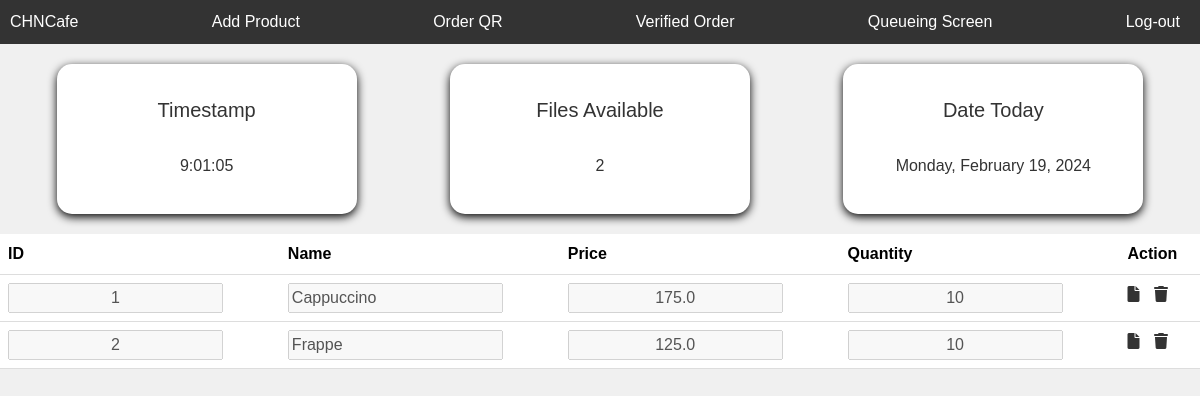
The page /a (signed in) on the database its author committed.
### coffeeshop/models.py (models this page shows, shortened)
class Product(models.Model):
    id = models.AutoField(primary_key=True)
    img = models.ImageField(null=True,blank=True,upload_to='static/images/', default='images/questionmark.jpeg')
    name = models.CharField(max_length=255)
    price = models.FloatField(max_length=100)
    quantity = models.IntegerField(null=True,blank=True)

### coffeeshop/views.py (the view)
# urls.py: path('a', views.display_admin, name='admin'),
@login_required(login_url='admin_login')
def display_admin(request):
  pdf_list = Product.objects.all().values()
  file_count = len(pdf_list)
  template = loader.get_template('admin.html')
  context = {
        'products': pdf_list,
        'file_count':file_count,
  }
  return HttpResponse(template.render(context, request))

### coffeeshop/templates/admin.html (shortened to what this page needs)
<!DOCTYPE html>
<html lang="en">
<head>
    <link rel="stylesheet" href="https://cdn.jsdelivr.net/npm/bootstrap@5.3.2/dist/css/bootstrap.min.css"
>
    <link rel="stylesheet" href="https://cdnjs.cloudflare.com/ajax/libs/font-awesome/6.0.0/css/all.min.css">
</head>
<body>
    <nav class="navbar">
        <a class="nav-link" href="{% url 'index' %}">CHNCafe</a>
        <a class="nav-link" href="{% url 'add' %}">Add Product</a>
        <a class="nav-link" href="{% url 'qrs' %}">Order QR</a>
        <a class="nav-link" href="{% url 'verified_orders' %}">Verified Order</a>
        <a class="nav-link" href="{% url 'queue' %}">Queueing Screen</a>
        <a class="nav-link" href="{% url 'admin_logout' %}">Log-out</a>
    </nav>
    <div class="db_holder">
        <div class="dashboard-panel">
            <center>
                <br>
                <h5>Timestamp</h5>
                <br>
                <div id="clock"></div>
            </center>
        </div>
        <div class="dashboard-panel">
            <center>
                <br>
                <h5>Files Available</h5>
                <br>
                {{ file_count }}
            </center>
        </div>
        <div class="dashboard-panel">
            <center>
                <br>
                <h5>Date Today</h5>
                <br>
                <div id="date"></div>
            </center>
        </div>
    </div>
    <table class="table" style="text-align:center;">
        <thead class="thead-dark">
            <tr>
                <th>ID</th>
                <th>Name</th>
                <th>Price</th>
                <th>Quantity</th>
                <th>Action</th>
            </tr>
        </thead>
        <tbody>
            {% for x in products %}
            <tr>
                <td><input type="text" id="name" name="name" value="{{x.id}}" style="text-align:center;" disabled></td>
                <td><input style="width:auto;" type="text" id="name" name="name" value="{{x.name}}"
                        style="text-align:center;" disabled></td>
                <td><input type="text" id="abstract" name="abs" value="{{x.price}}" style="text-align:center;" disabled>
                </td>
                <td><input type="text" id="attachment" name="attach" value="{{x.quantity}}" style="text-align:center;"
                        disabled></td>
                <td>
                    <a href="{% url 'update' pk=x.id %}" style="text-align:center;">
                        <i class="fa fa-file" aria-hidden="true"></i>
                    </a>
                    <a href="{% url 'delete' pk=x.id %}" style="text-align:center;">
                        <i class="fa fa-trash" aria-hidden="true"></i>
                    </a>
                </td>
            </tr>
            {% endfor %}
        </tbody>
    </table>
</body>
</html>

### coffeeshop/templates/admin.html (style rules this page uses)
body { font-family: 'Arial', sans-serif; background-color: #f0f0f0; color: #333; margin: 0; padding: 0; }
.navbar { background-color: #333; padding: 10px; margin-bottom: 0; }
.nav-link { color: white; margin-right: 10px; }
.db_holder { display: flex; gap: 20px; justify-content: space-around; margin: 20px; }
.dashboard-panel { background-color: #fff; padding: 10px; width: 300px; height: 150px; border-radius: 15px; box-shadow: 0 3px 10px rgb(0 0 0 / 1); }
a { color: #333; text-decoration: none; margin-right: 10px; }
table { border-collapse: collapse; width: 100%; margin-top: 20px; }
th, td { padding: 12px 15px; text-align: left; border-bottom: 1px solid #ddd; }
th { background-color: #4CAF50; color: white; position: sticky; top: 0; }

### rows shown on the page
Product: name "1", name "Cappuccino", abs "175.0", attach "10"
Product: name "2", name "Frappe", abs "125.0", attach "10"

### other values the page prints
{{ file_count }} "2"
